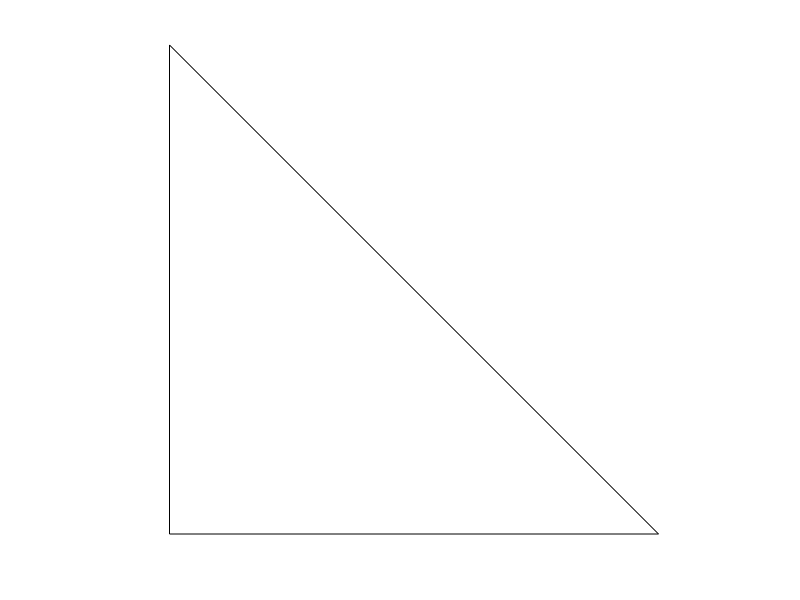
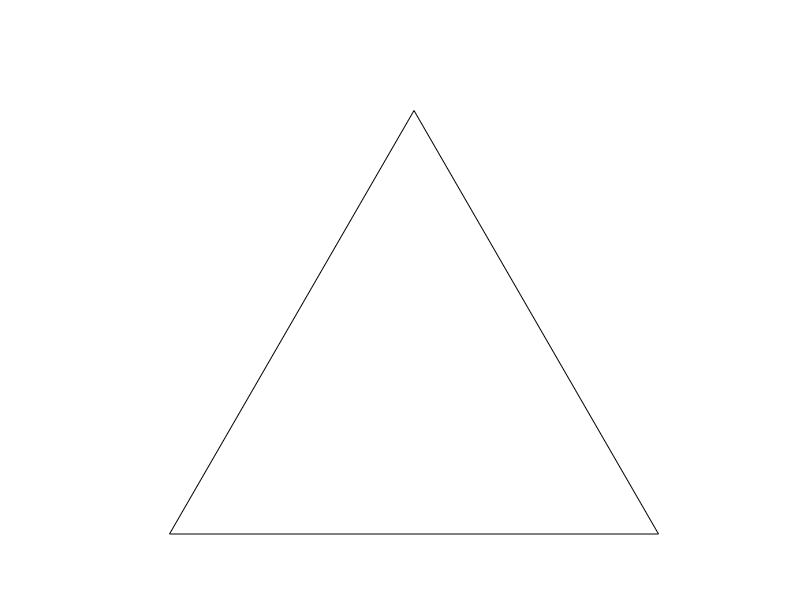

The MATLAB source for these figures, in order: (Note: this script raises an error after producing the figures.)

clear all
close all

%=======
% fekete_nodes
%
% prepare a graph of the element interpolation functions
% for the fekete node distribution
%=======

%---
% parameters
%---

m=6;

%---
% plotting
%---

figure(1)
hold on
axis equal
axis([0 1 0 1 0 1]);
axis off
set(gca,'fontsize',14)
xlabel('\xi','fontsize',14);
ylabel('\eta','fontsize',14);
box on

xx(1)=0.0;   yy(1)=0.0;
xx(2)=1.0;   yy(2)=0.0;
xx(3)=0.0;   yy(3)=1.0;
xx(4)=0.0;   yy(4)=0.0;

%---
% xihat etahat
%---

plot(xx,yy,'k');

figure(2)
hold on
axis equal
axis([0 1 0 1 0 1]);
axis off
set(gca,'fontsize',14)
xlabel('\xi','fontsize',14);
ylabel('\eta','fontsize',14);
box on

xx(1)=0.0;   yy(1)=0.0;
xx(2)=1.0;   yy(2)=0.0;
xx(3)=0.5;   yy(3)=sqrt(3)/2.0;
xx(4)=0.0;   yy(4)=0.0;

plot(xx,yy,'k')

%-------------
% lobatto grid
%-------------

[t, W] = lobatto(m-1);    % W is unused

v(1) = 0.0;
for i=2:m
 v(i) = 0.5*(1.0+t(i-1));
end
v(m+1) = 1.0;

for i=1:m+1
   for j=1:m+2-i
%     xx = v(i);
%     yy = v(j);
       k = m+3-i-j;
       xx = (1.0+2.0*v(i)-v(j)-v(k))/3.0;
       yy = (1.0+2.0*v(j)-v(i)-v(k))/3.0;
       figure(1)
        plot(xx,yy,'ko');
       figure(2)
        xx = xx+0.5*yy;
        yy = sqrt(3)*yy/2.0;
        plot(xx,yy,'ko')
   end
end

%-------------
% uniform grid
%-------------

for i=1:m+1
  v(i) = (i-1.0)/m;
end

for i=1:m+1
   for j=1:m+2-i
       xx = v(i);
       yy = v(j);
       figure(1)
        plot(xx,yy,'kx');
       figure(2)
        xx = xx+0.5*yy;
        yy = sqrt(3)*yy/2.0;
        plot(xx,yy,'kx')
   end
end

%=============
% fekete nodes
%=============

[nodes,xi,et,xih,eth] = fekete(m);

figure(1)
plot(xi,et,'k*','MarkerSize',10)

figure(2)
plot(xih,eth,'k*','MarkerSize',10)

%-----
% done
%-----
